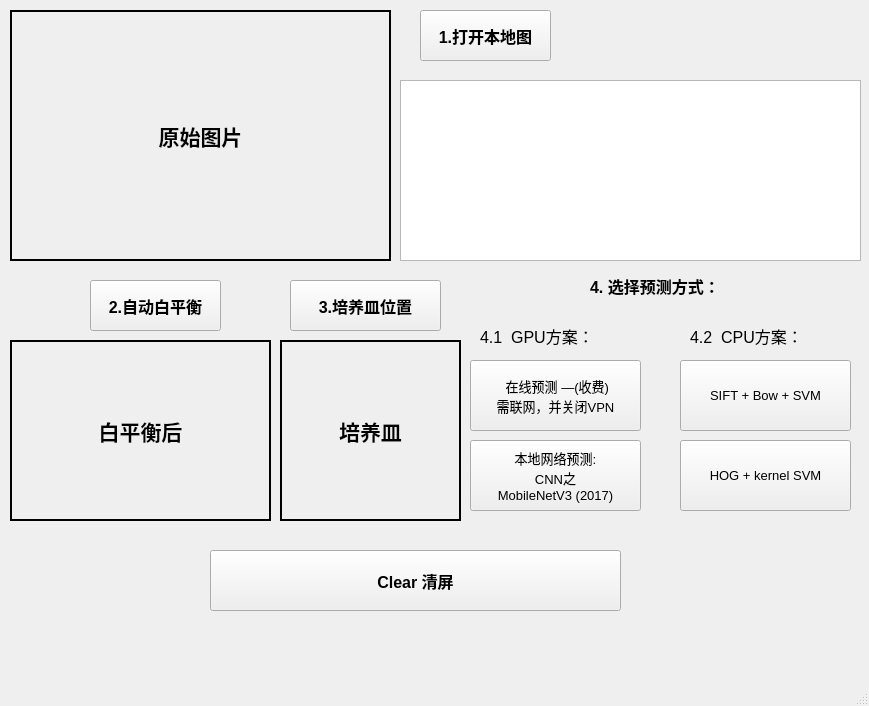
<?xml version="1.0" encoding="UTF-8"?>
<ui version="4.0">
 <class>MainWindow</class>
 <widget class="QMainWindow" name="MainWindow">
  <property name="geometry">
   <rect>
    <x>0</x>
    <y>0</y>
    <width>869</width>
    <height>706</height>
   </rect>
  </property>
  <property name="windowTitle">
   <string>MainWindow</string>
  </property>
  <widget class="QWidget" name="centralwidget">
   <widget class="QLabel" name="label_2">
    <property name="geometry">
     <rect>
      <x>10</x>
      <y>10</y>
      <width>381</width>
      <height>251</height>
     </rect>
    </property>
    <property name="font">
     <font>
      <family>Arial Black</family>
      <pointsize>16</pointsize>
      <weight>75</weight>
      <bold>true</bold>
     </font>
    </property>
    <property name="styleSheet">
     <string notr="true">border:2px solid rgb(0, 0, 0)</string>
    </property>
    <property name="text">
     <string>原始图片</string>
    </property>
    <property name="alignment">
     <set>Qt::AlignCenter</set>
    </property>
   </widget>
   <widget class="QPushButton" name="pushButton">
    <property name="geometry">
     <rect>
      <x>90</x>
      <y>280</y>
      <width>131</width>
      <height>51</height>
     </rect>
    </property>
    <property name="font">
     <font>
      <family>Arial</family>
      <pointsize>12</pointsize>
      <weight>75</weight>
      <bold>true</bold>
     </font>
    </property>
    <property name="text">
     <string>2.自动白平衡</string>
    </property>
   </widget>
   <widget class="QPushButton" name="pushButton_2">
    <property name="geometry">
     <rect>
      <x>470</x>
      <y>360</y>
      <width>171</width>
      <height>71</height>
     </rect>
    </property>
    <property name="font">
     <font>
      <family>Arial</family>
      <pointsize>10</pointsize>
      <weight>50</weight>
      <bold>false</bold>
     </font>
    </property>
    <property name="text">
     <string> 在线预测 —(收费)
需联网，并关闭VPN</string>
    </property>
   </widget>
   <widget class="QPushButton" name="pushButton_3">
    <property name="geometry">
     <rect>
      <x>290</x>
      <y>280</y>
      <width>151</width>
      <height>51</height>
     </rect>
    </property>
    <property name="font">
     <font>
      <family>Arial</family>
      <pointsize>12</pointsize>
      <weight>75</weight>
      <bold>true</bold>
     </font>
    </property>
    <property name="text">
     <string>3.培养皿位置</string>
    </property>
   </widget>
   <widget class="QPushButton" name="pushButton_5">
    <property name="geometry">
     <rect>
      <x>420</x>
      <y>10</y>
      <width>131</width>
      <height>51</height>
     </rect>
    </property>
    <property name="font">
     <font>
      <family>Arial</family>
      <pointsize>12</pointsize>
      <weight>75</weight>
      <bold>true</bold>
     </font>
    </property>
    <property name="text">
     <string>1.打开本地图</string>
    </property>
   </widget>
   <widget class="QPushButton" name="pushButton_4">
    <property name="geometry">
     <rect>
      <x>210</x>
      <y>550</y>
      <width>411</width>
      <height>61</height>
     </rect>
    </property>
    <property name="font">
     <font>
      <family>Arial</family>
      <pointsize>12</pointsize>
      <weight>75</weight>
      <bold>true</bold>
     </font>
    </property>
    <property name="text">
     <string>Clear 清屏</string>
    </property>
   </widget>
   <widget class="QTextBrowser" name="textBrowser">
    <property name="geometry">
     <rect>
      <x>400</x>
      <y>80</y>
      <width>461</width>
      <height>181</height>
     </rect>
    </property>
   </widget>
   <widget class="QPushButton" name="pushButton_6">
    <property name="geometry">
     <rect>
      <x>470</x>
      <y>440</y>
      <width>171</width>
      <height>71</height>
     </rect>
    </property>
    <property name="font">
     <font>
      <family>Arial</family>
      <pointsize>10</pointsize>
     </font>
    </property>
    <property name="text">
     <string>本地网络预测: 
CNN之
MobileNetV3 (2017)</string>
    </property>
   </widget>
   <widget class="QLabel" name="label_4">
    <property name="geometry">
     <rect>
      <x>590</x>
      <y>270</y>
      <width>161</width>
      <height>31</height>
     </rect>
    </property>
    <property name="font">
     <font>
      <family>Arial</family>
      <pointsize>12</pointsize>
      <weight>75</weight>
      <bold>true</bold>
     </font>
    </property>
    <property name="text">
     <string>4. 选择预测方式：</string>
    </property>
   </widget>
   <widget class="QLabel" name="label">
    <property name="geometry">
     <rect>
      <x>10</x>
      <y>340</y>
      <width>261</width>
      <height>181</height>
     </rect>
    </property>
    <property name="font">
     <font>
      <family>Arial Black</family>
      <pointsize>16</pointsize>
      <weight>75</weight>
      <bold>true</bold>
     </font>
    </property>
    <property name="styleSheet">
     <string notr="true">border:2px solid rgb(0, 0, 0)</string>
    </property>
    <property name="text">
     <string>白平衡后</string>
    </property>
    <property name="alignment">
     <set>Qt::AlignCenter</set>
    </property>
   </widget>
   <widget class="QLabel" name="label_3">
    <property name="geometry">
     <rect>
      <x>280</x>
      <y>340</y>
      <width>181</width>
      <height>181</height>
     </rect>
    </property>
    <property name="font">
     <font>
      <family>Arial Black</family>
      <pointsize>16</pointsize>
      <weight>75</weight>
      <bold>true</bold>
     </font>
    </property>
    <property name="styleSheet">
     <string notr="true">border:2px solid rgb(0, 0, 0)</string>
    </property>
    <property name="text">
     <string>培养皿</string>
    </property>
    <property name="alignment">
     <set>Qt::AlignCenter</set>
    </property>
   </widget>
   <widget class="QLabel" name="label_5">
    <property name="geometry">
     <rect>
      <x>480</x>
      <y>320</y>
      <width>161</width>
      <height>31</height>
     </rect>
    </property>
    <property name="font">
     <font>
      <family>Arial</family>
      <pointsize>12</pointsize>
      <weight>50</weight>
      <bold>false</bold>
     </font>
    </property>
    <property name="text">
     <string>4.1  GPU方案：</string>
    </property>
   </widget>
   <widget class="QLabel" name="label_6">
    <property name="geometry">
     <rect>
      <x>690</x>
      <y>320</y>
      <width>161</width>
      <height>31</height>
     </rect>
    </property>
    <property name="font">
     <font>
      <family>Arial</family>
      <pointsize>12</pointsize>
      <weight>50</weight>
      <bold>false</bold>
     </font>
    </property>
    <property name="text">
     <string>4.2  CPU方案：</string>
    </property>
   </widget>
   <widget class="QPushButton" name="pushButton_7">
    <property name="geometry">
     <rect>
      <x>680</x>
      <y>360</y>
      <width>171</width>
      <height>71</height>
     </rect>
    </property>
    <property name="font">
     <font>
      <family>Arial</family>
      <pointsize>10</pointsize>
     </font>
    </property>
    <property name="text">
     <string>SIFT + Bow + SVM</string>
    </property>
   </widget>
   <widget class="QPushButton" name="pushButton_8">
    <property name="geometry">
     <rect>
      <x>680</x>
      <y>440</y>
      <width>171</width>
      <height>71</height>
     </rect>
    </property>
    <property name="font">
     <font>
      <family>Arial</family>
      <pointsize>10</pointsize>
     </font>
    </property>
    <property name="text">
     <string>HOG + kernel SVM</string>
    </property>
   </widget>
  </widget>
  <widget class="QMenuBar" name="menubar">
   <property name="geometry">
    <rect>
     <x>0</x>
     <y>0</y>
     <width>869</width>
     <height>26</height>
    </rect>
   </property>
  </widget>
  <widget class="QStatusBar" name="statusbar"/>
 </widget>
 <resources/>
 <connections/>
</ui>
